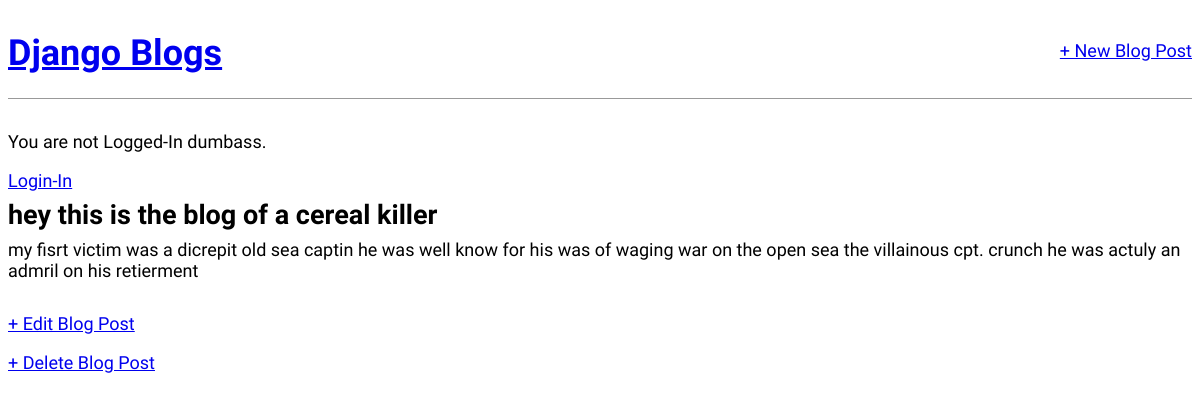
The page /post/1/ on the database as committed earlier.
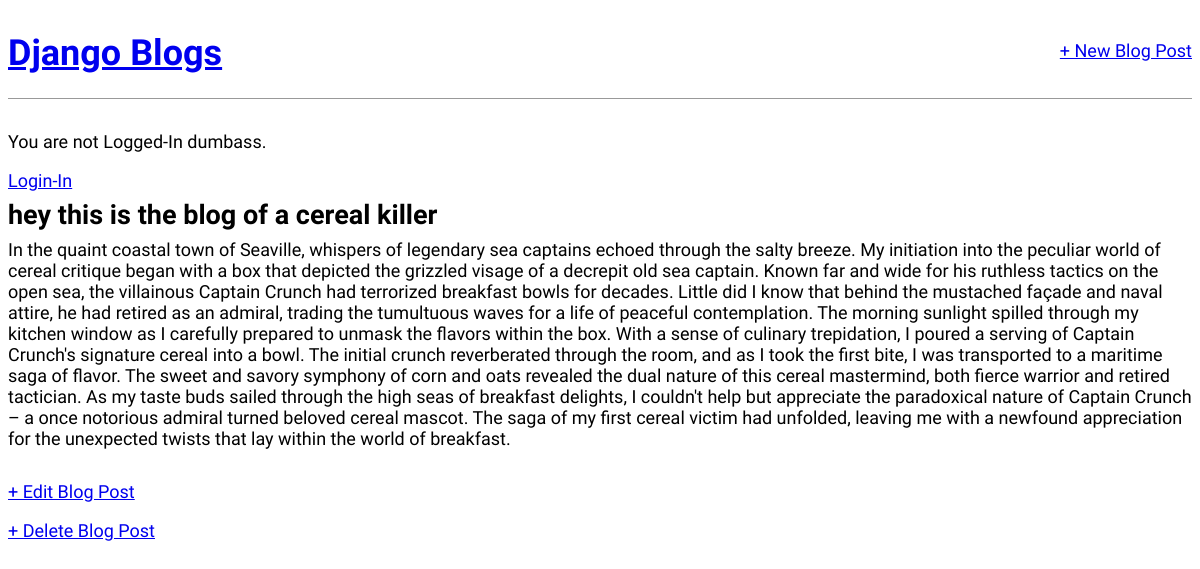
The same page on the database as committed later.
### blog/models.py (models this page shows, shortened)
class Post(models.Model): # A Blog has a title, author, and body.
    title = models.CharField(max_length=200)
    author = models.ForeignKey(
        'auth.User',
        on_delete=models.CASCADE,
    )
    body = models.TextField()

### blog/views.py (the view)
# urls.py: path('post/<int:pk>/',BlogDetailView.as_view(), name='post_detail'),
class BlogDetailView(DetailView): #Show details of a Post in it's own page
    model = Post
    template_name = 'post_detail.html'

### templates/post_detail.html
{% extends 'base.html' %}
{% block content %}
<div class="post-entry">
    <h2>{{ post.title }}</h2>
    <p>{{ post.body }}</p>
</div>
<p><a href="{% url 'post_edit' post.pk %}">+ Edit Blog Post</a></p>
<p><a href="{% url 'post_delete' post.pk %}">+ Delete Blog Post</a></p>
{% endblock content %}

Rows that differ between the two databases and show on the page:
changed Post "hey this is the blog of a cereal killer": body "my fisrt victim was a dicrepit old sea captin he was well know for his was of waging war on the open sea the villainous cpt. crunch he was actuly an admril on his retierment" → "In the quaint coastal town of Seaville, whispers of legendary sea captains echoed through the salty breeze. My initiation into the peculiar world of cereal critique began with a box that depicted the grizzled visage of a decrepit old sea captain. Known far and wide for his ruthless tactics on the open sea, the villainous Captain Crunch had terrorized breakfast bowls for decades. Little did I know that behind the mustached façade and naval attire, he had retired as an admiral, trading the tumultuous waves for a life of peaceful contemplation. The morning sunlight spilled through my kitchen window as I carefully prepared to unmask the flavors within the box. With a sense of culinary…"
